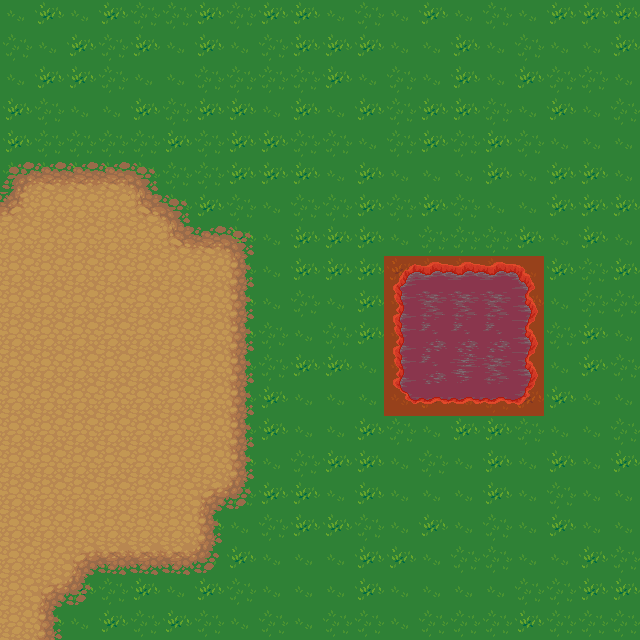

This is a level from a 2D game, rendered from its Tiled map with the project's own tilesets. A one-line summary and the complete map file follow:
An orthogonal 20x20 tile map with 32x32 px tiles, 5 tile layers (grass, dirt, water, blocked, ...), 3 tilesets.

<map version="1.0" orientation="orthogonal" renderorder="right-down" width="20" height="20" tilewidth="32" tileheight="32" nextobjectid="1">
 <tileset firstgid="1" source="../LPC_Terrain/Terrain.tsx" />
 <tileset firstgid="1025" name="grass" tilewidth="32" tileheight="32" tilecount="18" columns="3">
  <image source="../LPC Base Assets/tiles/grass.png" width="96" height="192" />
 </tileset>
 <tileset firstgid="1043" name="metatiles" tilewidth="32" tileheight="32" tilecount="4" columns="2">
  <image source="../metatiles.png" width="64" height="64" />
 </tileset>
 <layer name="grass" width="20" height="20">
  <data encoding="csv">
1042,1040,1042,1040,1041,1041,1040,1041,1040,1040,1042,1041,1042,1040,1042,1041,1042,1040,1040,1040,
1041,1042,1040,1041,1040,1042,1040,1042,1041,1040,1040,1040,1042,1042,1040,1042,1041,1042,1042,1040,
1042,1040,1040,1041,1042,1042,1041,1041,1041,1041,1040,1042,1041,1042,1040,1042,1040,1041,1041,1042,
1040,1041,1042,1042,1040,1041,1040,1040,1042,1040,1042,1040,1041,1040,1040,1041,1042,1040,1042,1041,
1040,1041,1041,1041,1041,1040,1041,1040,1040,1041,1041,1042,1041,1040,1041,1040,1041,1042,1042,1042,
1041,1041,1040,1040,1041,1041,1041,1040,1040,1040,1042,1040,1042,1042,1042,1040,1042,1040,1040,1042,
1040,1040,1041,1042,1041,1041,1040,1041,1042,1041,1041,1040,1041,1040,1041,1042,1042,1040,1040,1040,
1041,1042,1041,1040,1041,1041,1042,1040,1042,1040,1040,1040,1042,1041,1041,1041,1040,1042,1040,1042,
1041,1042,1040,1040,1040,1042,1041,1041,1042,1040,1040,1040,1040,1041,1041,1041,1042,1040,1041,1040,
1041,1042,1040,1040,1040,1041,1041,1040,1042,1041,1042,1040,1042,1040,1040,1041,1040,1042,1041,1041,
1042,1041,1041,1040,1040,1040,1041,1040,1041,1042,1041,1040,1042,1040,1041,1041,1042,1041,1040,1042,
1040,1042,1042,1040,1041,1041,1041,1041,1041,1040,1040,1042,1042,1042,1040,1040,1042,1042,1040,1041,
1040,1040,1042,1042,1040,1042,1040,1041,1040,1042,1042,1042,1042,1040,1042,1041,1040,1040,1042,1042,
1040,1041,1040,1040,1042,1040,1041,1041,1040,1042,1042,1040,1041,1042,1040,1040,1041,1042,1042,1041,
1042,1041,1042,1040,1041,1041,1040,1040,1042,1041,1040,1040,1042,1041,1042,1040,1042,1040,1042,1040,
1041,1041,1040,1040,1041,1040,1042,1041,1040,1040,1042,1040,1042,1042,1042,1040,1042,1041,1042,1042,
1040,1041,1041,1042,1042,1040,1040,1042,1041,1040,1040,1041,1042,1040,1042,1041,1042,1040,1042,1042,
1042,1041,1040,1041,1042,1042,1042,1040,1042,1042,1042,1040,1040,1042,1041,1041,1042,1042,1040,1041,
1040,1042,1040,1041,1040,1042,1040,1041,1042,1042,1042,1040,1042,1042,1042,1042,1041,1041,1040,1040,
1042,1040,1042,1040,1041,1040,1041,1042,1041,1042,1041,1041,1042,1041,1041,1041,1040,1041,1041,1041
</data>
 </layer>
 <layer name="dirt" width="20" height="20">
  <data encoding="csv">
0,0,0,0,0,0,0,0,0,0,0,0,0,0,0,0,0,0,0,0,
0,0,0,0,0,0,0,0,0,0,0,0,0,0,0,0,0,0,0,0,
0,0,0,0,0,0,0,0,0,0,0,0,0,0,0,0,0,0,0,0,
0,0,0,0,0,0,0,0,0,0,0,0,0,0,0,0,0,0,0,0,
0,0,0,0,0,0,0,0,0,0,0,0,0,0,0,0,0,0,0,0,
65,66,66,66,67,0,0,0,0,0,0,0,0,0,0,0,0,0,0,0,
35,98,98,98,34,67,0,0,0,0,0,0,0,0,0,0,0,0,0,0,
98,98,98,98,98,34,66,67,0,0,0,0,0,0,0,0,0,0,0,0,
98,98,98,98,98,98,98,99,0,0,0,0,0,0,0,0,0,0,0,0,
98,98,98,98,98,98,98,99,0,0,0,0,0,0,0,0,0,0,0,0,
98,98,98,98,98,98,98,99,0,0,0,0,0,0,0,0,0,0,0,0,
98,98,98,98,98,98,98,99,0,0,0,0,0,0,0,0,0,0,0,0,
98,98,98,98,98,98,98,99,0,0,0,0,0,0,0,0,0,0,0,0,
98,98,98,98,98,98,98,99,0,0,0,0,0,0,0,0,0,0,0,0,
98,98,98,98,98,98,98,99,0,0,0,0,0,0,0,0,0,0,0,0,
98,98,98,98,98,98,2,131,0,0,0,0,0,0,0,0,0,0,0,0,
98,98,98,98,98,98,99,0,0,0,0,0,0,0,0,0,0,0,0,0,
98,98,2,130,130,130,131,0,0,0,0,0,0,0,0,0,0,0,0,0,
98,2,131,0,0,0,0,0,0,0,0,0,0,0,0,0,0,0,0,0,
98,99,0,0,0,0,0,0,0,0,0,0,0,0,0,0,0,0,0,0
</data>
 </layer>
 <layer name="water" width="20" height="20">
  <data encoding="csv">
0,0,0,0,0,0,0,0,0,0,0,0,0,0,0,0,0,0,0,0,
0,0,0,0,0,0,0,0,0,0,0,0,0,0,0,0,0,0,0,0,
0,0,0,0,0,0,0,0,0,0,0,0,0,0,0,0,0,0,0,0,
0,0,0,0,0,0,0,0,0,0,0,0,0,0,0,0,0,0,0,0,
0,0,0,0,0,0,0,0,0,0,0,0,0,0,0,0,0,0,0,0,
0,0,0,0,0,0,0,0,0,0,0,0,0,0,0,0,0,0,0,0,
0,0,0,0,0,0,0,0,0,0,0,0,0,0,0,0,0,0,0,0,
0,0,0,0,0,0,0,0,0,0,0,0,0,0,0,0,0,0,0,0,
0,0,0,0,0,0,0,0,0,0,0,0,92,93,93,93,94,0,0,0,
0,0,0,0,0,0,0,0,0,0,0,0,124,190,190,190,126,0,0,0,
0,0,0,0,0,0,0,0,0,0,0,0,124,189,189,189,126,0,0,0,
0,0,0,0,0,0,0,0,0,0,0,0,124,189,188,190,126,0,0,0,
0,0,0,0,0,0,0,0,0,0,0,0,156,157,157,157,158,0,0,0,
0,0,0,0,0,0,0,0,0,0,0,0,0,0,0,0,0,0,0,0,
0,0,0,0,0,0,0,0,0,0,0,0,0,0,0,0,0,0,0,0,
0,0,0,0,0,0,0,0,0,0,0,0,0,0,0,0,0,0,0,0,
0,0,0,0,0,0,0,0,0,0,0,0,0,0,0,0,0,0,0,0,
0,0,0,0,0,0,0,0,0,0,0,0,0,0,0,0,0,0,0,0,
0,0,0,0,0,0,0,0,0,0,0,0,0,0,0,0,0,0,0,0,
0,0,0,0,0,0,0,0,0,0,0,0,0,0,0,0,0,0,0,0
</data>
 </layer>
 <layer name="blocked" width="20" height="20">
  <data encoding="csv">
0,0,0,0,0,0,0,0,0,0,0,0,0,0,0,0,0,0,0,0,
0,0,0,0,0,0,0,0,0,0,0,0,0,0,0,0,0,0,0,0,
0,0,0,0,0,0,0,0,0,0,0,0,0,0,0,0,0,0,0,0,
0,0,0,0,0,0,0,0,0,0,0,0,0,0,0,0,0,0,0,0,
0,0,0,0,0,0,0,0,0,0,0,0,0,0,0,0,0,0,0,0,
0,0,0,0,0,0,0,0,0,0,0,0,0,0,0,0,0,0,0,0,
0,0,0,0,0,0,0,0,0,0,0,0,0,0,0,0,0,0,0,0,
0,0,0,0,0,0,0,0,0,0,0,0,0,0,0,0,0,0,0,0,
0,0,0,0,0,0,0,0,0,0,0,0,1043,1043,1043,1043,1043,0,0,0,
0,0,0,0,0,0,0,0,0,0,0,0,1043,1043,1043,1043,1043,0,0,0,
0,0,0,0,0,0,0,0,0,0,0,0,1043,1043,1043,1043,1043,0,0,0,
0,0,0,0,0,0,0,0,0,0,0,0,1043,1043,1043,1043,1043,0,0,0,
0,0,0,0,0,0,0,0,0,0,0,0,1043,1043,1043,1043,1043,0,0,0,
0,0,0,0,0,0,0,0,0,0,0,0,0,0,0,0,0,0,0,0,
0,0,0,0,0,0,0,0,0,0,0,0,0,0,0,0,0,0,0,0,
0,0,0,0,0,0,0,0,0,0,0,0,0,0,0,0,0,0,0,0,
0,0,0,0,0,0,0,0,0,0,0,0,0,0,0,0,0,0,0,0,
0,0,0,0,0,0,0,0,0,0,0,0,0,0,0,0,0,0,0,0,
0,0,0,0,0,0,0,0,0,0,0,0,0,0,0,0,0,0,0,0,
0,0,0,0,0,0,0,0,0,0,0,0,0,0,0,0,0,0,0,0
</data>
 </layer>
 <layer name="character" width="20" height="20">
  <data encoding="csv">
0,0,0,0,0,0,0,0,0,0,0,0,0,0,0,0,0,0,0,0,
0,0,0,0,0,0,0,0,0,0,0,0,0,0,0,0,0,0,0,0,
0,0,0,0,0,0,0,0,0,0,0,0,0,0,0,0,0,0,0,0,
0,0,0,0,0,0,0,0,0,0,0,0,0,0,0,0,0,0,0,0,
0,0,0,0,0,0,0,0,0,0,0,0,0,0,0,0,0,0,0,0,
0,0,0,0,0,0,0,0,0,0,0,0,0,0,0,0,0,0,0,0,
0,0,0,0,0,0,0,0,0,0,0,0,0,0,0,0,0,0,0,0,
0,0,0,0,0,0,0,0,0,0,0,0,0,0,0,0,0,0,0,0,
0,0,0,0,0,0,0,0,0,0,0,0,0,0,0,0,0,0,0,0,
0,0,0,0,0,0,0,0,0,0,0,0,0,0,0,0,0,0,0,0,
0,0,0,0,0,0,0,0,0,0,0,0,0,0,0,0,0,0,0,0,
0,0,0,0,0,0,0,0,0,0,0,0,0,0,0,0,0,0,0,0,
0,0,0,0,0,0,0,0,0,0,0,0,0,0,0,0,0,0,0,0,
0,0,0,0,0,0,0,0,0,0,0,0,0,0,0,0,0,0,0,0,
0,0,0,0,0,0,0,0,0,0,0,0,0,0,0,0,0,0,0,0,
0,0,0,0,0,0,0,0,0,0,0,0,0,0,0,0,0,0,0,0,
0,0,0,0,0,0,0,0,0,0,0,0,0,0,0,0,0,0,0,0,
0,0,0,0,0,0,0,0,0,0,0,0,0,0,0,0,0,0,0,0,
0,0,0,0,0,0,0,0,0,0,0,0,0,0,0,0,0,0,0,0,
0,0,0,0,0,0,0,0,0,0,0,0,0,0,0,0,0,0,0,0
</data>
 </layer>
</map>
